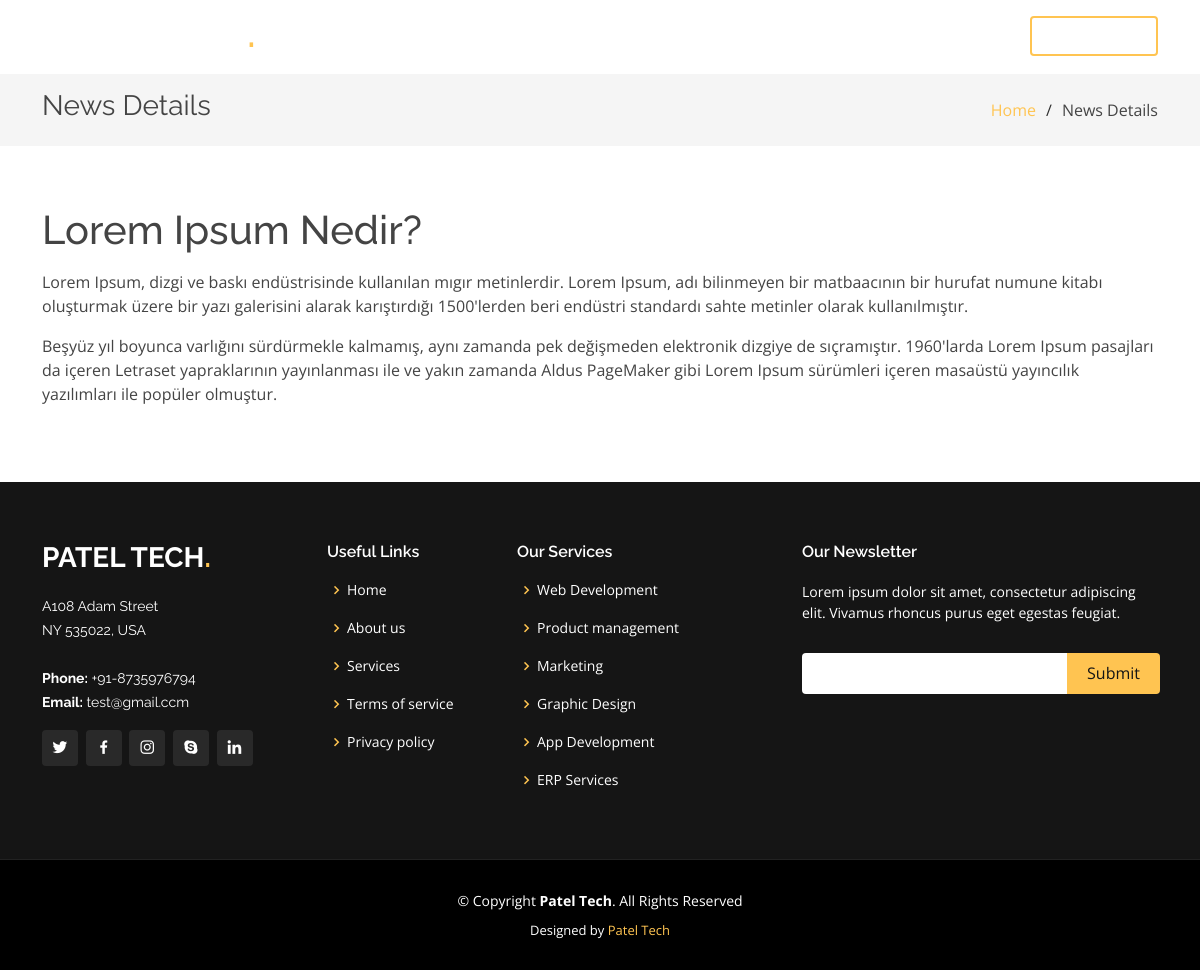
Screenshot of /newsdetails/lorem-ipsum-nedir with the database file from the repository.
### blog/models.py (models this page shows, shortened)
class Header(models.Model):
    site_name = models.CharField(max_length=50)
    line1 = models.CharField(max_length=150)
    line2 = models.CharField(max_length=150)

class Footer(models.Model):
    address = models.CharField(max_length=200)
    phone = models.CharField(max_length=10)
    email = models.EmailField()
    newsletter =  models.CharField(max_length=200)

class Social(models.Model):
    icon = models.CharField(max_length=100)
    link = models.CharField(max_length=300, default= '#')

class ServiceModel(models.Model):
    icon = models.CharField(max_length=100)
    service = models.CharField(max_length=50)
    icon_desc = models.CharField(max_length=100,default='')
    slug = AutoSlugField(populate_from ='service', unique=True,null = True,default=None)

### news/models.py (models this page shows, shortened)
class News(models.Model):
   title = models.CharField(max_length=100)
   description = models.TextField()
   slug = AutoSlugField(populate_from ='title', unique=True,null = True,default=None)

### blog/views.py (the view)
# urls.py: path('newsdetails/<slug>', news, name='news'),
def news(request,slug):
    Newsdata = News.objects.get(slug = slug)
    Servicedata = ServiceModel.objects.all()
    headerdata = Header.objects.all()
    footerdata = Footer.objects.all()
    socialdata = Social.objects.all()
    data = {
        'Servicedata': Servicedata,
        'headerdata': headerdata,
        'footerdata': footerdata,
        'socialdata': socialdata,
        'Newsdata': Newsdata,
    }
    return render(request, "blog/news.html",data)

### blog/templates/blog/news.html
{% extends "blog/base.html" %}
{% block inner %}
  <main id="main">
    <section class="breadcrumbs">
      <div class="container">
        <div class="d-flex justify-content-between align-items-center">
          <h2>News Details</h2>
          <ol>
            <li><a href="{% url 'home' %}">Home</a></li>
            <li>News Details</li>
          </ol>
        </div>
      </div>
    </section>
    <section class="inner-page">
      <div class="container">
        <h1>{{ Newsdata.title }}</h1>
        <p>
          {{ Newsdata.description|safe}}
        </p>
      </div>
    </section>
  </main>
{% endblock inner %}

### blog/templates/blog/header.html (shortened to what this page needs)
<head>
  <link href="/static/assets/vendor/aos/aos.css" rel="stylesheet">
  <link href="/static/assets/vendor/bootstrap/css/bootstrap.min.css" rel="stylesheet">
  <link href="/static/assets/vendor/bootstrap-icons/bootstrap-icons.css" rel="stylesheet">
  <link href="/static/assets/vendor/boxicons/css/boxicons.min.css" rel="stylesheet">
  <link href="/static/assets/vendor/glightbox/css/glightbox.min.css" rel="stylesheet">
  <link href="/static/assets/vendor/remixicon/remixicon.css" rel="stylesheet">
  <link href="/static/assets/vendor/swiper/swiper-bundle.min.css" rel="stylesheet">
  <link href="/static/assets/css/style.css" rel="stylesheet">
</head>
<body>
  <header id="header" class="fixed-top ">
    <div class="container d-flex align-items-center justify-content-lg-between">
        {% for n in  headerdata %}
      <h1 class="logo me-auto me-lg-0"><a href="{% url 'home' %}">{{ n.site_name }}<span>.</span></a></h1>
      {% endfor %}
      <nav id="navbar" class="navbar order-last order-lg-0">
        <ul>
          <li class= "{% if request.path == '/' %} active {% endif %}"><a class="nav-link scrollto" href="{% url 'home' %}">Home</a></li>
          <li class= "{% if request.path == '/about/' %} active {% endif %}"><a class="nav-link scrollto" href="{% url 'about' %}">About</a></li>
          <li class= "{% if request.path == '/services/' %} active {% endif %}"><a class="nav-link scrollto" href="{% url 'services' %}">Services</a></li>
          <li class= "{% if request.path == '/portfolio/' %} active {% endif %}"><a class="nav-link scrollto " href="{% url 'port' %}">Portfolio</a></li>
          <li class= "{% if request.path == '/team/' %} active {% endif %}"><a class="nav-link scrollto" href="{% url 'team' %}">Team</a></li>
          <li><a class="nav-link scrollto" href="{% url 'contact' %}">Contact</a></li>
        </ul>
      </nav>
      <a href="{% url 'about' %}" class="get-started-btn scrollto">Get Started</a>
    </div>
  </header>

### blog/templates/blog/footer.html (shortened to what this page needs)
<footer id="footer">
  <div class="footer-top">
    <div class="container">
      <div class="row">
        <div class="col-lg-3 col-md-6">
          <div class="footer-info">
            {% for n in headerdata %}
            <h3>{{n.site_name}}<span>.</span></h3>
            {% endfor %}
            {% for n in footerdata %}
            <p> {{ n.address | safe }}<br><br>
              <strong>Phone:</strong> +91-{{ n.phone }}<br>
              <strong>Email:</strong> {{ n.email }}<br>
            </p>
            {% endfor %}
            <div class="social-links mt-3">
              {% for n in socialdata %}
              <a href="{{ n.link }}" class="twitter"><i class="{{ n.icon }}"></i></a>
              {% endfor %}
            </div>
          </div>
        </div>
        <div class="col-lg-2 col-md-6 footer-links">
          <h4>Useful Links</h4>
          <ul>
            <li><i class="bx bx-chevron-right"></i> <a href="#">Home</a></li>
            <li><i class="bx bx-chevron-right"></i> <a href="#">About us</a></li>
            <li><i class="bx bx-chevron-right"></i> <a href="#">Services</a></li>
            <li><i class="bx bx-chevron-right"></i> <a href="#">Terms of service</a></li>
            <li><i class="bx bx-chevron-right"></i> <a href="#">Privacy policy</a></li>
          </ul>
        </div>
        <div class="col-lg-3 col-md-6 footer-links">
          <h4>Our Services</h4>
          <ul>
            {% for n in Servicedata %}
            <li><i class="bx bx-chevron-right"></i> <a href="{% url 'services' %}">{{ n.service }}</a></li>
            {% endfor %}
          </ul>
        </div>
        <div class="col-lg-4 col-md-6 footer-newsletter">
          <h4>Our Newsletter</h4>
          {% for n in footerdata %}
          <p>{{ n.newsletter }}</p>
          {% endfor %}
          <form id="newsletter-form" action="{% url 'subscribe' %}" method="post">
            <input type="email" name="email" id="email" required>
            <input type="submit">
          </form>
        </div>
      </div>
    </div>
  </div>
  <div class="container">
    {% for n in headerdata %}
    <div class="copyright">
      &copy; Copyright <strong><span>{{n.site_name}}</span></strong>. All Rights Reserved
    </div>
    {% endfor %}
    {% for n in headerdata %}
    <div class="credits">
      Designed by <a href="https://bootstrapmade.com/">{{n.site_name}}</a>
    </div>
    {% endfor %}
  </div>
</footer>

### static/assets/css/style.css (style rules this page uses)
body { font-family: "Open Sans", sans-serif; color: #444444; }
a { color: #ffc451; text-decoration: none; }
h1, h2, h3, h4, h5, h6 { font-family: "Raleway", sans-serif; }
#header { transition: all 0.5s; z-index: 997; padding: 15px 0; }
#header .logo { font-size: 32px; margin: 0; padding: 0; line-height: 1; font-weight: 700; letter-spacing: 2px; text-transform: uppercase; }
#header .logo a { color: #fff; }
#header .logo a span { color: #ffc451; }
.get-started-btn { color: #fff; border-radius: 4px; padding: 7px 25px 8px 25px; white-space: nowrap; transition: 0.3s; font-size: 14px; display: inline-block; border: 2px solid #ffc451; }
.navbar { padding: 0; }
.navbar ul { margin: 0; padding: 0; display: flex; list-style: none; align-items: center; }
.navbar li { position: relative; }
.navbar a, .navbar a:focus { display: flex; align-items: center; justify-content: space-between; padding: 10px 0 10px 30px; font-size: 15px; font-weight: 600; color: #fff; white-space: nowrap; transition: 0.3s; }
section { padding: 60px 0; overflow: hidden; }
.breadcrumbs { padding: 15px 0; background: whitesmoke; min-height: 40px; margin-top: 74px; }
.breadcrumbs h2 { font-size: 28px; font-weight: 400; }
.breadcrumbs ol { display: flex; flex-wrap: wrap; list-style: none; padding: 0; margin: 0; }
.breadcrumbs ol li+li { padding-left: 10px; }
.breadcrumbs ol li+li::before { display: inline-block; padding-right: 10px; color: #2f2f2f; content: "/"; }
#footer { background: black; padding: 0 0 30px 0; color: #fff; font-size: 14px; }
#footer .footer-top { background: #151515; border-bottom: 1px solid #222222; padding: 60px 0 30px 0; }
#footer .footer-top .footer-info { margin-bottom: 30px; }
#footer .footer-top .footer-info h3 { font-size: 28px; margin: 0 0 20px 0; padding: 2px 0 2px 0; line-height: 1; font-weight: 700; text-transform: uppercase; }
#footer .footer-top .footer-info h3 span { color: #ffc451; }
#footer .footer-top .footer-info p { font-size: 14px; line-height: 24px; margin-bottom: 0; font-family: "Raleway", sans-serif; color: #fff; }
#footer .footer-top .social-links a { font-size: 18px; display: inline-block; background: #292929; color: #fff; line-height: 1; padding: 8px 0; margin-right: 4px; border-radius: 4px; text-align: center; width: 36px; height: 36px; transition: 0.3s; }
#footer .footer-top h4 { font-size: 16px; font-weight: 600; color: #fff; position: relative; padding-bottom: 12px; }
#footer .footer-top .footer-links { margin-bottom: 30px; }
#footer .footer-top .footer-links ul { list-style: none; padding: 0; margin: 0; }
#footer .footer-top .footer-links ul i { padding-right: 2px; color: #ffc451; font-size: 18px; line-height: 1; }
#footer .footer-top .footer-links ul li { padding: 10px 0; display: flex; align-items: center; }
#footer .footer-top .footer-links ul li:first-child { padding-top: 0; }
#footer .footer-top .footer-links ul a { color: #fff; transition: 0.3s; display: inline-block; line-height: 1; }
#footer .footer-top .footer-newsletter form { margin-top: 30px; background: #fff; padding: 6px 10px; position: relative; border-radius: 4px; }
#footer .footer-top .footer-newsletter form input[type=email] { border: 0; padding: 4px; width: calc(100% - 110px); }
#footer .footer-top .footer-newsletter form input[type=submit] { position: absolute; top: 0; right: -2px; bottom: 0; border: 0; background: none; font-size: 16px; padding: 0 20px; background: #ffc451; color: #151515; transition: 0.3s; border-radius: 0 4px 4px 0; }
#footer .copyright { text-align: center; padding-top: 30px; }
#footer .credits { padding-top: 10px; text-align: center; font-size: 13px; color: #fff; }

### rows the page displays
Header: site_name "PATEL TECH", site_name "Patel Tech"
News: title "Lorem Ipsum Nedir?", description "Lorem Ipsum, dizgi ve baskı endüstrisinde kullanılan mıgır metinlerdir. Lorem Ipsum, adı bilinmeyen bir matbaacının bir hurufat numune kitabı oluşturmak üzere bir yazı galerisini alarak karıştırdığı 1500'lerden beri endüstri standardı sahte metinler olarak kullanılmıştır. Beşyüz yıl boyunca varlığını sürdürmekle kalmamış, aynı zamanda pek değişmeden elektronik dizgiye de sıçramıştır. 1960'larda Lorem Ipsum pasajları da içeren Letraset yapraklarının yayınlanması ile ve yakın zamanda Aldus PageMaker gibi Lorem Ipsum sürümleri içeren masaüstü yayıncılık yazılımları ile popüler olmuştur."
Footer: address "A108 Adam Street NY 535022, USA", phone "8735976794", email "test@gmail.ccm", newsletter "Lorem ipsum dolor sit amet, consectetur adipiscing elit. Vivamus rhoncus purus eget egestas feugiat."
ServiceModel: service "Web Development"
ServiceModel: service "Product management"
ServiceModel: service "Marketing"
ServiceModel: service "Graphic Design"
ServiceModel: service "App Development"
ServiceModel: service "ERP Services"
